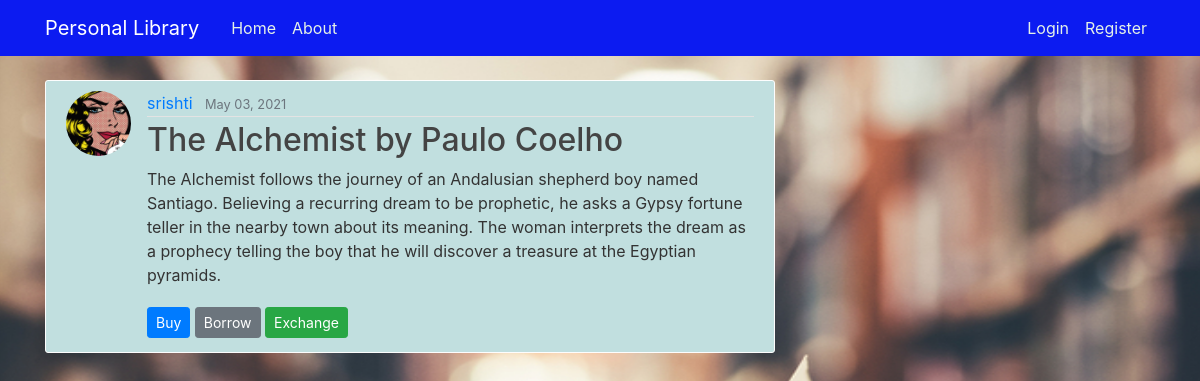
/post/5/, run on the app's committed database.
### library/models.py (models this page shows, shortened)
class Post(models.Model):
    title = models.CharField(max_length=100, help_text="Please enter the NAME of the book and its AUTHOR!")
    content = models.TextField(max_length=1000, help_text="Enter a SUMMARY for the book!")
    date_posted = models.DateTimeField(default=timezone.now)
    author = models.ForeignKey(User, on_delete=models.CASCADE)

### users/models.py (models this page shows, shortened)
class Profile(models.Model):
    user = models.OneToOneField(User, on_delete=models.CASCADE)
    image = models.ImageField(default='book.jpg',upload_to='profile_pics')

### library/views.py (the view)
# urls.py: path('post/<int:pk>/', PostDetailView.as_view(), name='post-detail'),
class PostDetailView(DetailView):
    model=Post

### library/templates/library/post_detail.html (shortened to what this page needs)
{% extends "library/base.html" %}
{% block content %}
  <article class="media content-section">
    <img class="rounded-circle article-img" src="{{ object.author.profile.image.url }}">
    <div class="media-body">
      <div class="article-metadata">
        <a class="mr-2" href="{% url 'user-posts' object.author.username %}">{{ object.author }}</a>
        <small class="text-muted">{{ object.date_posted|date:"F d, Y" }}</small>
      </div>
      <h2 class="article-title">{{ object.title }}</h2>
      <p class="article-content">{{ object.content }}</p>
      {% if object.author == user %}
          <div>
            <a class="btn btn-primary btn-sm mt-1 mb-1" href="#">Donate</a>
            <a class="btn btn-secondary btn-sm mt-1 mb-1" href="#">Sell</a>
            <a class="btn btn-success btn-sm mt-1 mb-1" href="#">Exchange</a>
          </div>
      {% else %}
      <div>
        <a class="btn btn-primary btn-sm mt-1 mb-1" href="#">Buy</a>
        <a class="btn btn-secondary btn-sm mt-1 mb-1" href="#">Borrow</a>
        <a class="btn btn-success btn-sm mt-1 mb-1" href="#">Exchange</a>
      </div>
      {% endif %}
    </div>
  </article>
{% endblock content %}

### library/static/library/main.css (style rules this page uses)
body { background: #fafafa; color: #333333; margin-top: 5rem; }
h1, h2, h3, h4, h5, h6 { color: #444444; }
.content-section { background: #c1dfdf; padding: 10px 20px; border: 1px solid #fdfdfd; border-radius: 3px; margin-bottom: 20px; }
.article-title { color: #444444; }
.article-content { white-space: pre-line; }
.article-img { height: 65px; width: 65px; margin-right: 16px; }
.article-metadata { padding-bottom: 1px; margin-bottom: 4px; border-bottom: 1px solid #e3e3e3 }
#bg { background-repeat: no-repeat; background-size: 1800px 900px; background-position: top; background-attachment: fixed; }

### data on the page
Post: author.profile.image (picture), author "srishti", date_posted "May 03, 2021", title "The Alchemist by Paulo Coelho", content "The Alchemist follows the journey of an Andalusian shepherd boy named Santiago. Believing a recurring dream to be prophetic, he asks a Gypsy fortune teller in the nearby town about its meaning. The woman interprets the dream as a prophecy telling the boy that he will discover a treasure at the Egyptian pyramids."
